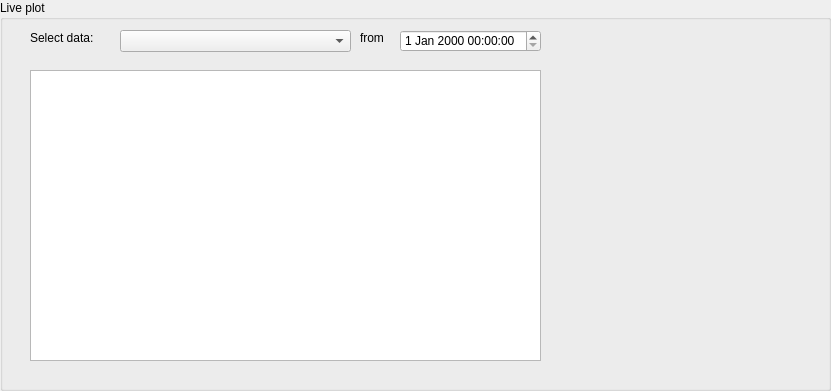
     <widget class="QGroupBox" name="groupBox_10">
      <property name="geometry">
       <rect>
        <x>10</x>
        <y>10</y>
        <width>831</width>
        <height>391</height>
       </rect>
      </property>
      <property name="title">
       <string>Live plot</string>
      </property>
      <widget class="QLabel" name="label_225">
       <property name="geometry">
        <rect>
         <x>30</x>
         <y>30</y>
         <width>81</width>
         <height>16</height>
        </rect>
       </property>
       <property name="text">
        <string>Select data:</string>
       </property>
      </widget>
      <widget class="QComboBox" name="comboBox_3">
       <property name="geometry">
        <rect>
         <x>120</x>
         <y>30</y>
         <width>231</width>
         <height>22</height>
        </rect>
       </property>
      </widget>
      <widget class="QGraphicsView" name="graphicsView">
       <property name="geometry">
        <rect>
         <x>30</x>
         <y>70</y>
         <width>511</width>
         <height>291</height>
        </rect>
       </property>
      </widget>
      <widget class="QLabel" name="label_230">
       <property name="geometry">
        <rect>
         <x>360</x>
         <y>30</y>
         <width>51</width>
         <height>16</height>
        </rect>
       </property>
       <property name="text">
        <string>from</string>
       </property>
      </widget>
      <widget class="QDateTimeEdit" name="dateTimeEdit">
       <property name="geometry">
        <rect>
         <x>400</x>
         <y>30</y>
         <width>141</width>
         <height>22</height>
        </rect>
       </property>
      </widget>
     </widget>
